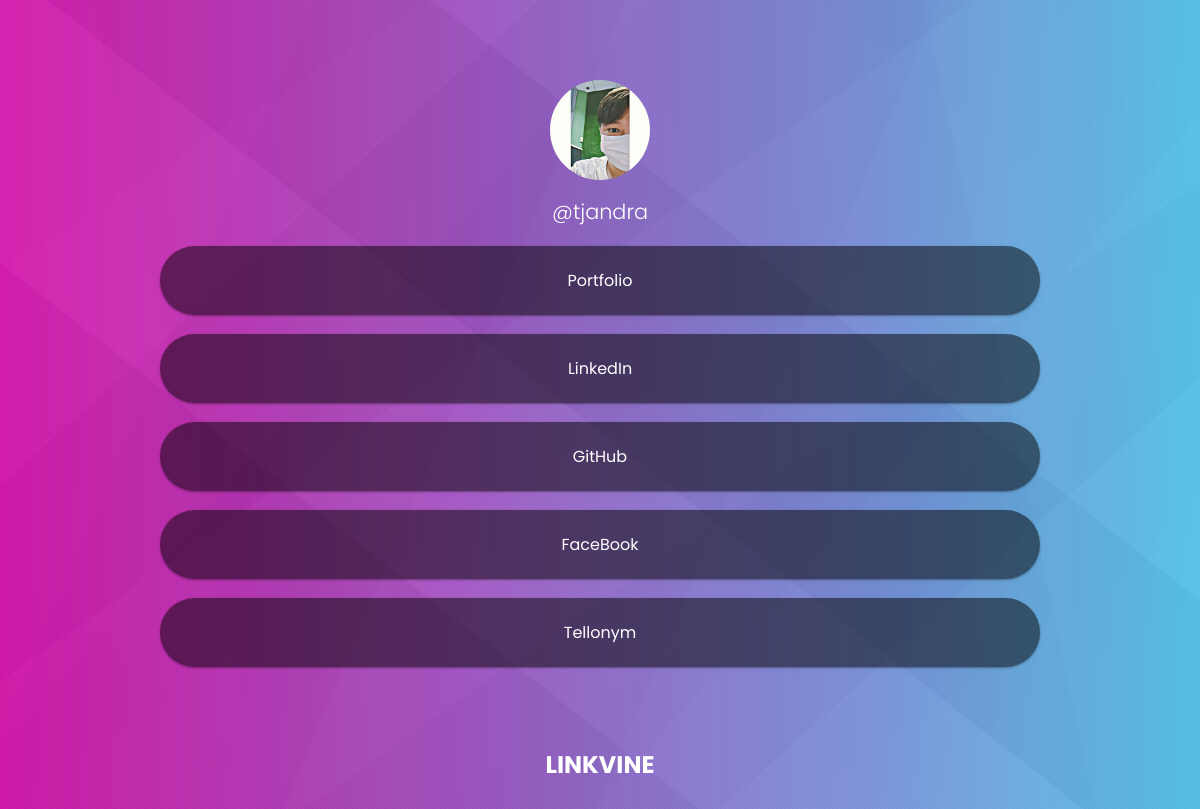
/tjandra, run on an earlier commit of the app's database.
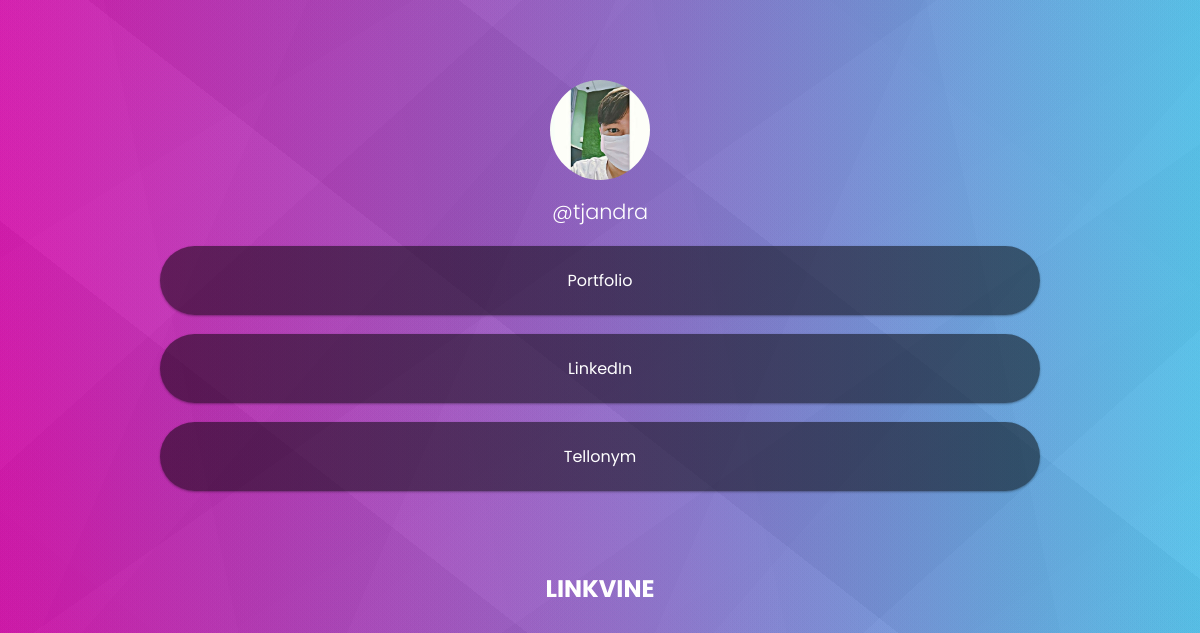
And on a later commit of the database.
### linkvine/models.py (models this page shows, shortened)
class Files(db.Model):
    id = db.Column(db.Integer, primary_key=True)
    image_file = db.Column(db.String(200), default='default.jpg', nullable=True)
    user_id = db.Column(db.Integer, db.ForeignKey('user.id'), nullable=False)

class User(db.Model, UserMixin):
    id = db.Column(db.Integer, primary_key=True)
    username = db.Column(db.String(20), unique=True, nullable=False)
    email = db.Column(db.String(120), unique=True, nullable=False)
    phone_number = db.Column(db.String(120), default="", nullable=True)
    password = db.Column(db.String(60), nullable=False)
    role = db.Column(db.String(20), nullable=True, default="user")
    links = db.relationship('Link', backref='links', lazy='dynamic')
    files = db.relationship('Files', backref='files', lazy=True)  # lazy=true so that can apply filter_by to ORM
    pages = db.relationship('Page', backref='pages', lazy='dynamic')

class Link(db.Model):
    id = db.Column(db.Integer, primary_key=True)
    link = db.Column(db.String(500), nullable=False)
    title = db.Column(db.String(100), nullable=False)
    background_color = db.Column(db.String(1000), nullable=True)
    visibility = db.Column(db.String(10), nullable=False, default='shown')
    priority = db.Column(db.String(10), nullable=False, default='no')
    archive = db.Column(db.Boolean, default=False, nullable=False)
    user_id = db.Column(db.Integer, db.ForeignKey('user.id'), nullable=False)

### linkvine/routes.py (the view)
@app.route('/<username>')
def profile(username):
    user_obj = User.query.filter_by(username=username).first()
    if not user_obj:
        return redirect(url_for('page_not_found'))
    user_name = user_obj.username
    user_links = user_obj.links.filter_by(visibility="shown")
    user_img = user_obj.files
    user_background_theme = user_obj.pages
    return render_template('user/profile.html', user_links=user_links, user_name=user_name, user_img=user_img,
                           user_background_theme=user_background_theme)

### linkvine/templates/user/profile.html (shortened to what this page needs)
<!DOCTYPE html>
<html lang="en">
<head>
    <link rel="stylesheet" href="https://stackpath.bootstrapcdn.com/bootstrap/4.4.1/css/bootstrap.min.css"
>
    <link rel="stylesheet" href="https://use.fontawesome.com/releases/v5.7.2/css/all.css"
>
    <link rel="stylesheet" type="text/css" href="/static/css/user/profile.css">
    <link rel="stylesheet" type="text/css" href="/static/css/user/user-customization.css">
</head>
<body>
{% for item in user_background_theme %}
    <div class="main-wrapper text-center text-white {{ item.background_color }}">
{% endfor %}
{% for obj in user_img %}
    <img src="/static/uploads_img/{{ obj.image_file }}" alt="" class="img-fluid" id="profile_img">
{% endfor %}
<div id="username">@{{ user_name }}</div>
{% for row in user_links %}
    <a href="{{ row.link }}" id="mobile-device-link">
        <div class="link-box-mobile">
            <div id="link-box-title">
                {{ row.title }}
            </div>
        </div>
    </a>
{% endfor %}
<div id="brand">
    <a href="https://linkvine.herokuapp.com/" class="text-white">
        LINKVINE
    </a>
</div>
</div>
</body>
</html>

### linkvine/static/css/user/profile.css (style rules this page uses)
* { font-family: 'Poppins', sans-serif; }
.main-wrapper { padding-top: 5rem; padding-bottom: 5rem; padding-left: 10rem; padding-right: 10rem; height: 100%; min-height: 100vh; }
#link-box-title { font-size: 1rem; }
#profile_img { border-radius: 50%; width: 100px; height: 100px; }
#username { font-size: 1.3em; padding-top: 1rem; font-weight: 300; }
.link-box-mobile { box-shadow: 0 1px 3px rgba(0, 0, 0, 0.12), 0 1px 2px rgba(0, 0, 0, 0.24) !important; border-radius: 55px; background-color: rgba(0, 0, 0, 0.5); margin-top: 1.2rem; padding: 1.4rem; color: white; }
#brand { padding-top: 5rem; font-weight: 700; font-size: 1.5rem; color: white !important; }

### linkvine/static/css/user/user-customization.css (style rules this page uses)
.theme-angular-pink { background-image: linear-gradient(131deg, rgba(186, 186, 186, 0.01) 0%, rgba(186, 186, 186, 0.01) 16.667%, rgba(192, 192, 192, 0.01) 16.667%, rgba(192, 192, 192, 0.01) 33.334%, rgba(48, 48, 48, 0.01) 33.334%, rgba(48, 48, 48, 0.01) 50.001000000000005%, rgba(33, 33, 33, 0.01) 50.001%, rgba(33, 33, 33, 0.01) 66.668%, rgba(182, 182, 182, 0.01) 66.668%, rgba(182, 182, 182, 0.01) 83.33500000000001%, rgba(211, 211, 211, 0.01) 83.335%, rgba(211, 211, 211, 0.01) 100.002%), linear-gradient(148deg, rgba(48, 48, 48, 0.01) 0%, rgba(48, 48, 48, 0.01) 16.667%, rgba(178, 178, 178, 0.01) 16.667%, rgba(178, 178, 178, 0.01) 33.334%, rgba(192, 192, 192, 0.01) 33.334%, rgba(192, 192, 192, 0.01) 50.001000000000005%, rgba(237, 237, 237, 0.01) 50.001%, rgba(237, 237, 237, 0.01) 66.668%, rgba(194, 194, 194, 0.01) 66.668%, rgba(194, 194, 194, 0.01) 83.33500000000001%, rgba(227, 227, 227, 0.01) 83.335%, rgba(227, 227, 227, 0.01) 100.002%), linear-gradient(138deg, rgba(146, 146, 146, 0.03) 0%, rgba(146, 146, 146, 0.03) 25%, rgba(33, 33, 33, 0.03) 25%, rgba(33, 33, 33, 0.03) 50%, rgba(46, 46, 46, 0.03) 50%, rgba(46, 46, 46, 0.03) 75%, rgba(172, 172, 172, 0.03) 75%, rgba(172, 172, 172, 0.03) 100%), linear-gradient(38deg, rgba(3, 3, 3, 0.03) 0%, rgba(3, 3, 3, 0.03) 16.667%, rgba(28, 28, 28, 0.03) 16.667%, rgba(28, 28, 28, 0.03) 33.334%, rgba(236, 236, 236, 0.03) 33.334%, rgba(236, 236, 236, 0.03) 50.001000000000005%, rgba(3, 3, 3, 0.03) 50.001%, rgba(3, 3, 3, 0.03) 66.668%, rgba(207, 207, 207, 0.03) 66.668%, rgba(207, 207, 207, 0.03) 83.33500000000001%, rgba(183, 183, 183, 0.03) 83.335%, rgba(183, 183, 183, 0.03) 100.002%), linear-gradient(145deg, rgba(20, 20, 20, 0.02) 0%, rgba(20, 20, 20, 0.02) 20%, rgba(4, 4, 4, 0.02) 20%, rgba(4, 4, 4, 0.02) 40%, rgba(194, 194, 194, 0.02) 40%, rgba(194, 194, 194, 0.02) 60%, rgba(34, 34, 34, 0.02) 60%, rgba(34, 34, 34, 0.02) 80%, rgba(71, 71, 71, 0.02) 80%, rgba(71, 71, 71, 0.02) 100%), linear-gradient(78deg, rgba(190, 190, 190, 0.02) 0%, rgba(190, 190, 190, 0.02) 20%, rgba(95, 95, 95, 0.02) 20%, rgba(95, 95, 95, 0.02) 40%, rgba(71, 71, 71, 0.02) 40%, rgba(71, 71, 71, 0.02) 60%, rgba(7, 7, 7, 0.02) 60%, rgba(7, 7, 7, 0.02) 80%, rgba(130, 130, 130, 0.02) 80%, rgba(130, 130, 130, 0.02) 100%), linear-gradient(293deg, rgba(213, 213, 213, 0.03) 0%, rgba(213, 213, 213, 0.03) 20%, rgba(220, 220, 220, 0.03) 20%, rgba(220, 220, 220, 0.03) 40%, rgba(146, 146, 146, 0.03) 40%, rgba(146, 146, 146, 0.03) 60%, rgba(57, 57, 57, 0.03) 60%, rgba(57, 57, 57, 0.03) 80%, rgba(120, 120, 120, 0.03) 80%, rgba(120, 120, 120, 0.03) 100%), linear-gradient(90deg, rgb(225, 15, 180), rgb(78, 198, 243)); }

What changed in the data, as far as the page shows it:
no longer on this page (row edited): Link: title "GitHub"
no longer on this page (row edited): Link: title "FaceBook"
